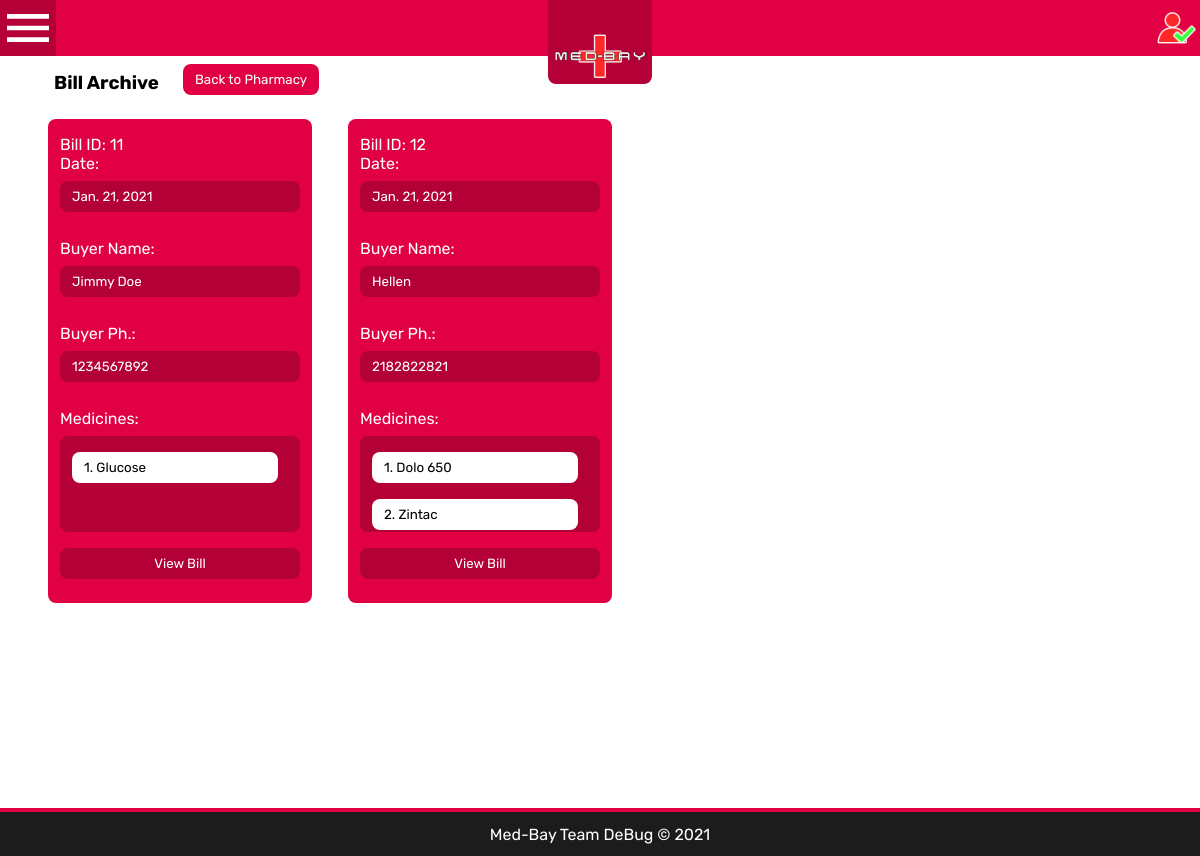
Screenshot of /pharmacy/bill_archive (signed in) with the database file from the repository.
### pharma/models.py (models this page shows, shortened)
class Bill(models.Model):
    name = models.CharField(max_length=50)
    contact_num = models.CharField(max_length=10)
    date = models.DateTimeField()

class BillUnit(models.Model):
    bill = models.ForeignKey(Bill, models.CASCADE)
    name = models.CharField(max_length=30)
    desc = models.TextField()
    price = models.IntegerField()
    quantity = models.IntegerField(default=0)

### pharma/views.py (the view)
# urls.py: path('bill_archive', views.bill_archive, name="bill_archive"),
@login_required()
def bill_archive(request):
    validate_access(request, 'p')
    bills = Bill.objects.all()
    return render(request, 'pharma/bill_archive.html', context={"bills": bills})

### admins/utils.py (called while the page is built)
def validate_access(request, role, message=""):
    user = User.objects.get(username=request.user)
    if user.staff.role != role:
        raise PermissionDenied(message)
    return user

### pharma/templates/pharma/bill_archive.html (shortened to what this page needs)
{%extends 'template.html'%}
{%block body%}
<div class="root-container">
    <span style="display: flex; align-content: space-between; align-items: flex-start">
        <h3 class="list-title">Bill Archive</h3><br>
        <button class="item-detail" id="remove-stock-btn" onclick="document.location='{% url 'pharma:shop' %}'">Back to Pharmacy</button>
    </span>
    <div class="list-container">
        {%for bill in bills%}
        <div id="{{item.id}}" class="container" style="width: 20vw;">
            <label class="item-detail-label">Bill ID: {{bill.id}}</label>
            <label class="item-detail-label">Date: </label>
            <input class="item-detail" id="{{bill.id}}_date" type="text" value="{{bill.date.date}}" readonly><br>
            <label class="item-detail-label">Buyer Name: </label>
            <input class="item-detail" id="{{bill.id}}_name" type="text" value="{{bill.name}}" readonly><br>
            <label class="item-detail-label">Buyer Ph.: </label>
            <input class="item-detail" id="{{bill.id}}_name" type="text" value="{{bill.contact_num}}" readonly><br>
            <label class="item-detail-label">Medicines: </label>
            <span class="item-detail" style="overflow: scroll; height: 10vh;">
            {% for medicine in bill.billunit_set.all %}
                <input class="item-detail" id="{{bill.id}}_{{medicine.id}}" type="text" value="{{forloop.counter}}. {{medicine.name}}" style="background-color: white; color: black;" readonly>
            {%endfor%}
            </span>
            <button class="item-detail" onclick="viewBill({{bill.id}})">View Bill</button>
        </div>
        {%endfor%}
    </div>
</div>
{%endblock%}

### admins/static/style.css (style rules this page uses)
:root { --header-height: 7vh; --base-red: #E00043; --darker-red: #B40036; --dark-blue: #215880; }
.list-title { color: black; margin: 2vh 2vw -2vh 2vw; }
.item-detail { color: white; background-color: RGBA(0, 0, 0, 0.2); border-style: none; padding: 1vh 1vw 1vh 1vw; margin: 1vh 0 1vh 0; border-radius: 8px; transition: all 0.25s; font-family: "Rubik" }
.root-container { margin: auto; width: 95%; height: 100%; }
.list-container { display: flex; flex-wrap: wrap; }
.container { display: grid; background-color: var(--base-red); border-radius: 8px; padding: 2vh 1vw 2vh 1vw; grid-gap: 0px; margin: 2vh 1.5vw 2vh 1.5vw; transition: all 0.3s; }
body { margin: 0; height: 100%; color: white; font-family: 'Rubik'; background-color: white; overflow-x: hidden; }
button { border-style: none; padding: 0px; margin: 0px; color: white; flex-wrap: wrap; align-content: center; justify-content: center; }
#cart-btn, #remove-stock-btn, #proceed-checkout-btn, #bill-archive-btn { background-color: var(--base-red); cursor: pointer; }

### rows the page displays
Bill: id "11", date "Jan. 21, 2021", name "Jimmy Doe", contact_num "1234567892"
BillUnit: name "1. Glucose"
Bill: id "12", date "Jan. 21, 2021", name "Hellen", contact_num "2182822821"
BillUnit: name "1. Dolo 650"
BillUnit: name "2. Zintac"
